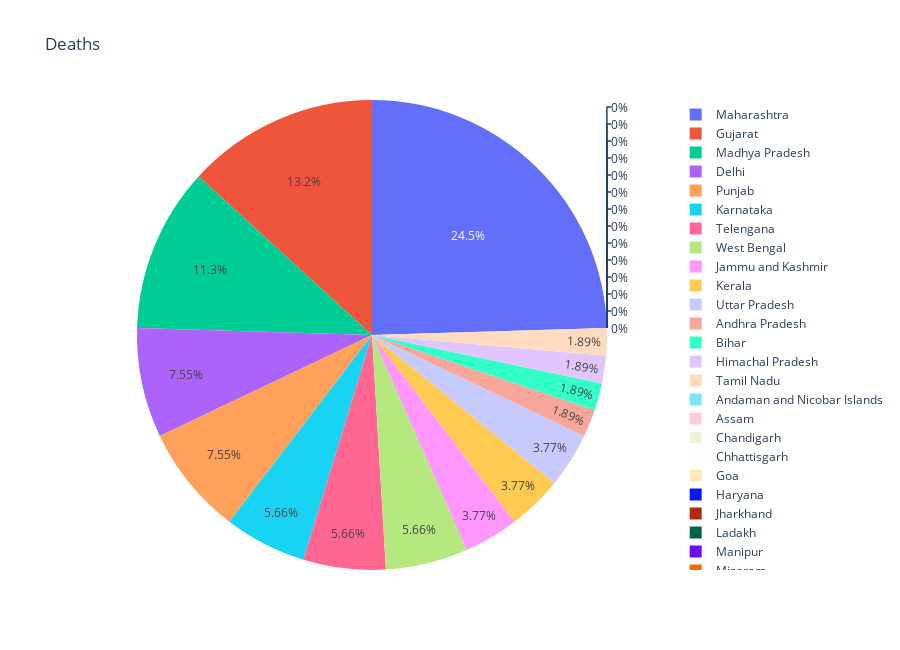

Notebook code cell kept with this figure:
### Code cell
fig = px.pie(date_table.loc['2020-04-02'], values='Deaths', names='State/UnionTerritory', title='Deaths')
fig.update_layout(
    autosize=False,
    width=900,
    height=650)

fig.show()

### Figure 1 — Plotly figure (JSON) as saved in the notebook; plotly's stock layout.template omitted (floating-point values rounded to 4 significant figures)
{"data": [{"domain": {"x": [0, 1], "y": [0, 1]}, "hovertemplate": "State/UnionTerritory=%{label}<br>Deaths=%{value}<extra></extra>", "labels": ["Andaman and Nicobar Islands", "Andhra Pradesh", "Assam", "Bihar", "Chandigarh", "Chhattisgarh", "Delhi", "Goa", "Gujarat", "Haryana", "Himachal Pradesh", "Jammu and Kashmir", "Jharkhand", "Karnataka", "Kerala", "Ladakh", "Madhya Pradesh", "Maharashtra", "Manipur", "Mizoram", "Odisha", "Puducherry", "Punjab", "Rajasthan", "Tamil Nadu", "Telengana", "Uttar Pradesh", "Uttarakhand", "West Bengal"], "legendgroup": "", "name": "", "showlegend": true, "type": "pie", "values": [0, 1, 0, 1, 0, 0, 4, 0, 7, 0, 1, 2, 0, 3, 2, 0, 6, 13, 0, 0, 0, 0, 4, 0, 1, 3, 2, 0, 3]}], "layout": {"autosize": false, "height": 650, "legend": {"tracegroupgap": 0}, "title": {"text": "Deaths"}, "width": 900}}
